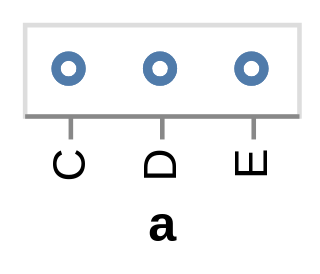

The Vega-Lite source for this figure:
### Vega specification from a JSON file in a GitHub repository (floating-point values rounded to 4 significant figures)
{"$schema": "https://vega.github.io/schema/vega/v5.json", "autosize": "pad", "padding": 5, "height": 20, "style": "cell", "data": [{"name": "source_0", "values": [{"a": "C", "b": 2}, {"a": "C", "b": 7}, {"a": "C", "b": 4}, {"a": "D", "b": 1}, {"a": "D", "b": 2}, {"a": "D", "b": 6}, {"a": "E", "b": 8}, {"a": "E", "b": 4}, {"a": "E", "b": 7}]}], "signals": [{"name": "x_step", "value": 20}, {"name": "width", "update": "bandspace(domain('x').length, 1, 0.5) * x_step"}, {"name": "height", "update": "height"}], "marks": [{"name": "marks", "type": "symbol", "style": ["point"], "from": {"data": "source_0"}, "encode": {"update": {"opacity": {"value": 0.7}, "fill": {"value": "transparent"}, "stroke": {"value": "#4c78a8"}, "tooltip": {"signal": "{\"a\": ''+datum[\"a\"]}"}, "x": {"scale": "x", "field": "a"}, "y": {"signal": "height", "mult": 0.5}}}}], "scales": [{"name": "x", "type": "point", "domain": {"data": "source_0", "field": "a", "sort": true}, "range": {"step": {"signal": "x_step"}}, "padding": 0.5}], "axes": [{"scale": "x", "orient": "bottom", "grid": false, "title": "a", "labelAlign": "right", "labelAngle": 270, "labelBaseline": "middle", "zindex": 1}]}
